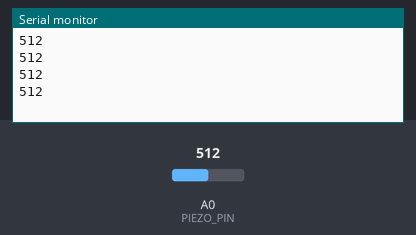
The sketch below on a simulated Arduino Uno, built with avr-gcc and run on an emulated ATmega328P. Parts: the last lines printed to the serial monitor. Inputs (shaded band) come from the test bench; at power-on: A0 (PIEZO_PIN) = 512.

Above: at 1.2 s.
1.3 s: A0 (PIEZO_PIN) set to 716
At 1.71 s:
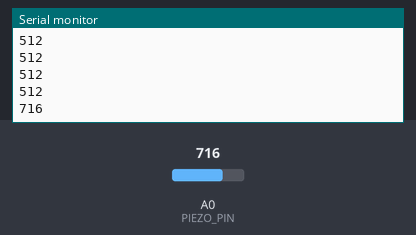
2.8 s: A0 (PIEZO_PIN) set to 900
At 2.91 s:
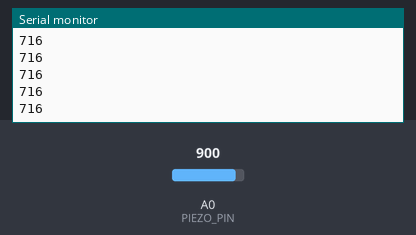
Timing chart, 0 to 5.8 s (numbered marks = the images above; inputs shaded):
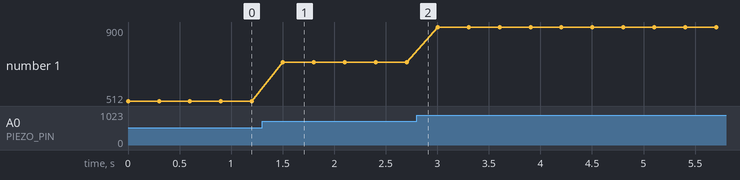

The sketch:

testimgCode.ino
```cpp
 int PIEZO_PIN = A0;

void setup() {
    Serial.begin(9600);

}

void loop() {


     int sensorState = analogRead(PIEZO_PIN);
    Serial.println(sensorState);

    delay(300);

}
```

Measured:
- after the input at 1.3 s, the serial monitor: prints a new line after 0.20 s (image 1)
- plotted number 1: 512 → 716 after the input at 1.3 s, 716 → 900 after the input at 2.8 s
